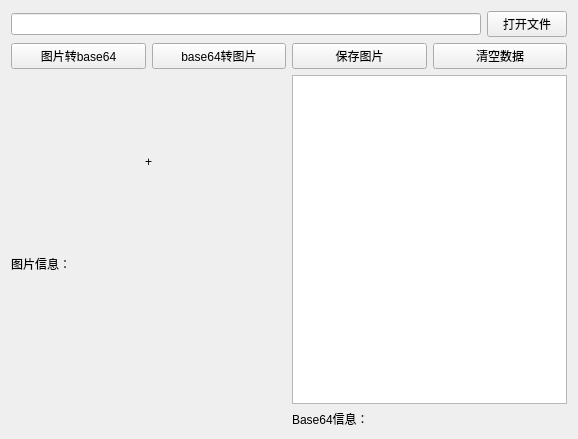
<?xml version="1.0" encoding="UTF-8"?>
<ui version="4.0">
 <class>PluginBase64WidgetClass</class>
 <widget class="QWidget" name="PluginBase64WidgetClass">
  <property name="geometry">
   <rect>
    <x>0</x>
    <y>0</y>
    <width>578</width>
    <height>439</height>
   </rect>
  </property>
  <property name="windowTitle">
   <string>Form</string>
  </property>
  <layout class="QGridLayout" name="gridLayout">
   <item row="0" column="0">
    <layout class="QHBoxLayout" name="horizontalLayout">
     <item>
      <widget class="QLineEdit" name="lineEdit_img"/>
     </item>
     <item>
      <widget class="QPushButton" name="pushButton_open">
       <property name="text">
        <string>打开文件</string>
       </property>
      </widget>
     </item>
    </layout>
   </item>
   <item row="1" column="0">
    <layout class="QHBoxLayout" name="horizontalLayout_2">
     <item>
      <widget class="QPushButton" name="pushButton_img_to_base64">
       <property name="text">
        <string>图片转base64</string>
       </property>
      </widget>
     </item>
     <item>
      <widget class="QPushButton" name="pushButton_base64_to_img">
       <property name="text">
        <string>base64转图片</string>
       </property>
      </widget>
     </item>
     <item>
      <widget class="QPushButton" name="pushButton_save">
       <property name="text">
        <string>保存图片</string>
       </property>
      </widget>
     </item>
     <item>
      <widget class="QPushButton" name="pushButton_clear">
       <property name="text">
        <string>清空数据</string>
       </property>
      </widget>
     </item>
    </layout>
   </item>
   <item row="2" column="0">
   <layout class="QHBoxLayout" name="horizontalLayout_3" stretch="1,1">
     <item>
      <layout class="QVBoxLayout" name="verticalLayout_left">
       <item>
        <widget class="QLabel" name="label_img">
         <property name="text">
          <string>+</string>
         </property>
         <property name="alignment">
          <set>Qt::AlignCenter</set>
         </property>
        </widget>
       </item>
       <item>
        <widget class="QLabel" name="label_image_info">
         <property name="text">
          <string>图片信息：</string>
         </property>
         <property name="alignment">
          <set>Qt::AlignLeading|Qt::AlignLeft|Qt::AlignTop</set>
         </property>
         <property name="wordWrap">
          <bool>true</bool>
         </property>
        </widget>
       </item>
      </layout>
     </item>
     <item>
      <layout class="QVBoxLayout" name="verticalLayout_right">
       <item>
        <widget class="QTextEdit" name="textEdit_base64"/>
       </item>
       <item>
        <widget class="QLabel" name="label_base64_info">
         <property name="text">
          <string>Base64信息：</string>
         </property>
         <property name="alignment">
          <set>Qt::AlignLeading|Qt::AlignLeft|Qt::AlignTop</set>
         </property>
         <property name="wordWrap">
          <bool>true</bool>
         </property>
        </widget>
       </item>
      </layout>
     </item>
    </layout>
   </item>
  </layout>
 </widget>
 <resources/>
 <connections/>
</ui>
